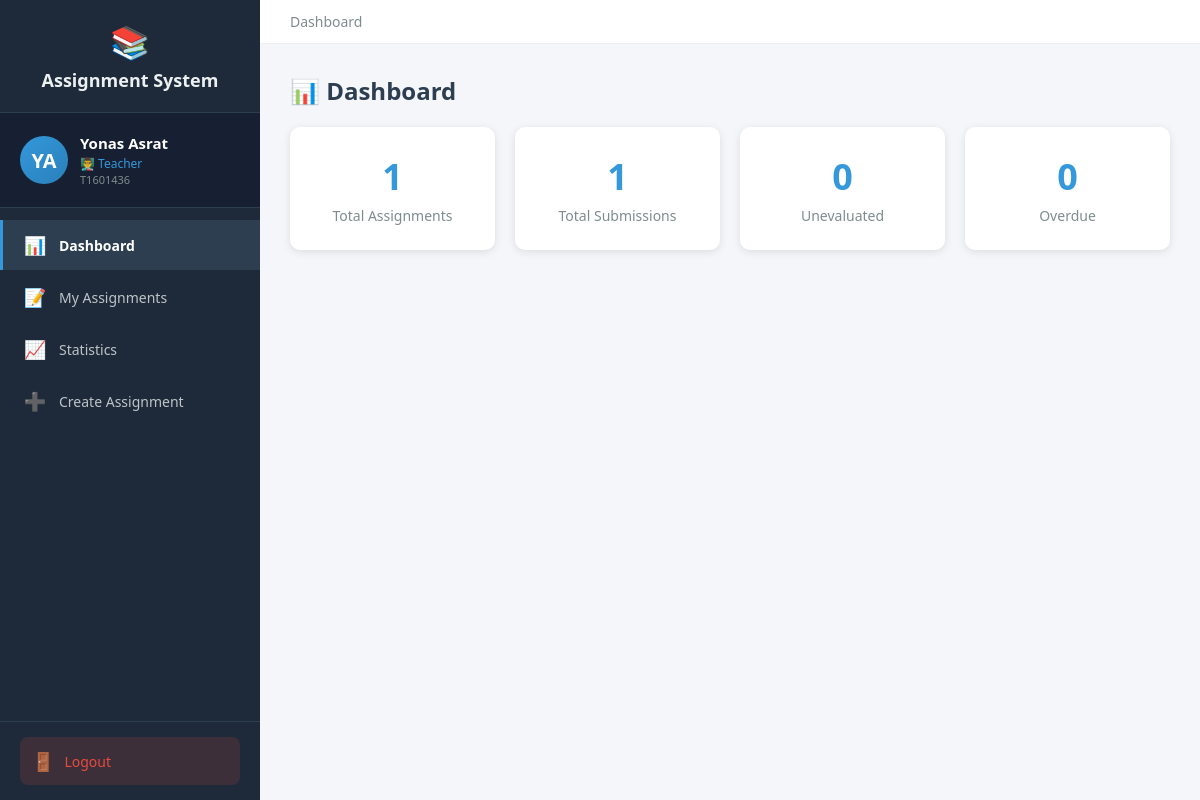
Page /teacher/dashboard (signed in) on the committed database.
### tables this page shows
CREATE TABLE users (
            id TEXT PRIMARY KEY,
            user_id TEXT UNIQUE NOT NULL,
            first_name TEXT NOT NULL,
            last_name TEXT NOT NULL,
            email TEXT UNIQUE NOT NULL,
            password_hash TEXT NOT NULL,
            role TEXT NOT NULL,
            is_approved INTEGER DEFAULT 0,
            created_at TIMESTAMP DEFAULT CURRENT_TIMESTAMP,
            updated_at TIMESTAMP DEFAULT CURRENT_TIMESTAMP,
            node_id TEXT
        );

### routes_teacher.py (the view)
@teacher_bp.route('/dashboard')
@login_required
def dashboard():
    if current_user.role != 'teacher':
        return redirect(url_for('auth.login'))
    conn = get_db()
    cur = conn.cursor()
    cur.execute("SELECT id, departments, years, courses FROM teachers WHERE user_id = ?", (current_user.id,))
    teacher = cur.fetchone()
    teacher_id = teacher['id']
    cur.execute("SELECT COUNT(*) FROM assignments WHERE teacher_id = ?", (teacher_id,))
    total_assignments = cur.fetchone()[0]
    cur.execute("""
        SELECT COUNT(*) FROM submissions s
        JOIN assignments a ON s.assignment_id = a.id
        WHERE a.teacher_id = ?
    """, (teacher_id,))
    total_submissions = cur.fetchone()[0]
    cur.execute("""
        SELECT COUNT(*) FROM submissions s
        JOIN assignments a ON s.assignment_id = a.id
        WHERE a.teacher_id = ? AND s.status = 'submitted'
    """, (teacher_id,))
    unevaluated = cur.fetchone()[0]
    cur.execute("SELECT COUNT(*) FROM assignments WHERE teacher_id = ? AND deadline < datetime('now')", (teacher_id,))
    overdue = cur.fetchone()[0]
    cur.execute("""
        SELECT id, title, course_name, department, year, deadline,
               late_submission, penalty_per_day, created_at
        FROM assignments WHERE teacher_id = ?
        ORDER BY created_at DESC
    """, (teacher_id,))
    assignments = cur.fetchall()
    conn.close()
    return render_template('teacher/dashboard.html',
                         total_assignments=total_assignments,
                         total_submissions=total_submissions,
                         unevaluated=unevaluated,
                         overdue=overdue,
                         assignments=assignments)

### auth.py (called while the page is built)
def get_db():
    conn = sqlite3.connect('assignments.db')
    conn.row_factory = sqlite3.Row
    return conn

@login_manager.user_loader
def load_user(user_id):
    conn = get_db()
    cur = conn.cursor()
    cur.execute("SELECT id, user_id, first_name, last_name, email, role, is_approved FROM users WHERE id = ?", (user_id,))
    user = cur.fetchone()
    cur.close()
    conn.close()
    if user:
        from flask_login import UserMixin
        class User(UserMixin):
            pass
        u = User()
        u.id = user['id']
        u.user_id = user['user_id']
        u.first_name = user['first_name']
        u.last_name = user['last_name']
        u.email = user['email']
        u.role = user['role']
        u.is_approved = user['is_approved']
        return u
    return None

### routes_teacher.py (called while the page is built)
def get_db():
    conn = sqlite3.connect('assignments.db')
    conn.row_factory = sqlite3.Row
    return conn

### templates/teacher/dashboard.html (shortened to what this page needs)
{% extends "teacher_base.html" %}
{% block content %}
<div class="section-panel active" id="panel-dashboard">
    <h2>📊 Dashboard</h2>
    <div class="cards">
        <div class="card"><h3>{{ total_assignments }}</h3><p>Total Assignments</p></div>
        <div class="card"><h3>{{ total_submissions }}</h3><p>Total Submissions</p></div>
        <div class="card"><h3>{{ unevaluated }}</h3><p>Unevaluated</p></div>
        <div class="card"><h3>{{ overdue }}</h3><p>Overdue</p></div>
    </div>
</div>
{% endblock %}

### templates/teacher_base.html (shortened to what this page needs)
<!DOCTYPE html>
<html>
<head>
</head>
<body>
    <div class="layout">
        <div class="sidebar" id="sidebar">
            <div class="logo">
                <span class="icon">📚</span>
                Assignment System
            </div>
            <div class="profile-card">
                <div class="avatar">{{ current_user.first_name[0] }}{{ current_user.last_name[0] }}</div>
                <div class="info">
                    <div class="name">{{ current_user.first_name }} {{ current_user.last_name }}</div>
                    <div class="role">👨‍🏫 Teacher</div>
                    <div class="id-text">{{ current_user.user_id }}</div>
                </div>
            </div>
            <nav>
                <a href="/teacher/dashboard" class="{{ 'active' if request.path == '/teacher/dashboard' }}" onclick="closeSidebar()">
                    <span class="icon">📊</span> Dashboard
                </a>
                <a href="/teacher/dashboard#assignments" onclick="closeSidebar()">
                    <span class="icon">📝</span> My Assignments
                </a>
                <a href="/teacher/dashboard#statistics" onclick="closeSidebar()">
                    <span class="icon">📈</span> Statistics
                </a>
                <a href="/teacher/create-assignment" class="{{ 'active' if request.path == '/teacher/create-assignment' }}" onclick="closeSidebar()">
                    <span class="icon">➕</span> Create Assignment
                </a>
            </nav>
            <div class="sidebar-footer">
                <a href="/logout" class="logout-btn">
                    <span class="icon">🚪</span> Logout
                </a>
            </div>
        </div>
        <div class="main">
            <div class="topbar">
                <div class="breadcrumb">
                    {% block page_title %}Dashboard{% endblock %}
                </div>
            </div>
            <div class="content">
                {% block content %}{% endblock %}
            </div>
        </div>
    </div>
</body>
</html>

### templates/teacher_base.html (style rules this page uses)
* { margin: 0; padding: 0; box-sizing: border-box; }
body { font-family: 'Segoe UI', Arial, sans-serif; background: #f5f6fa; }
.layout { display: flex; min-height: 100vh; }
.sidebar { width: 260px; background: #1e2a3a; color: #ecf0f1; padding: 0; position: fixed; height: 100vh; overflow-y: auto; z-index: 100; transition: transform 0.3s; display: flex; flex-direction: column; }
.sidebar .logo { padding: 20px; font-size: 18px; font-weight: bold; text-align: center; border-bottom: 1px solid #2c3e50; }
.sidebar .logo .icon { font-size: 32px; display: block; margin-bottom: 5px; }
.sidebar .profile-card { padding: 20px; border-bottom: 1px solid #2c3e50; display: flex; align-items: center; gap: 12px; background: #162032; }
.sidebar .profile-card .avatar { width: 48px; height: 48px; border-radius: 50%; background: linear-gradient(135deg, #3498db, #2980b9); color: white; display: flex; align-items: center; justify-content: center; font-weight: bold; font-size: 20px; flex-shrink: 0; }
.sidebar .profile-card .info { overflow: hidden; }
.sidebar .profile-card .info .name { font-weight: 600; font-size: 15px; color: white; white-space: nowrap; overflow: hidden; text-overflow: ellipsis; }
.sidebar .profile-card .info .role { font-size: 12px; color: #3498db; margin-top: 2px; }
.sidebar .profile-card .info .id-text { font-size: 11px; color: #7f8c8d; }
.sidebar nav { flex: 1; padding: 10px 0; }
.sidebar nav a { display: flex; align-items: center; padding: 13px 20px; color: #bdc3c7; text-decoration: none; font-size: 14px; border-left: 3px solid transparent; cursor: pointer; transition: all 0.2s; margin: 2px 0; }
.sidebar nav a.active { background: #2c3e50; color: white; border-left-color: #3498db; font-weight: bold; }
.sidebar nav a .icon { margin-right: 12px; font-size: 18px; width: 24px; text-align: center; }
.sidebar .sidebar-footer { padding: 15px 20px; border-top: 1px solid #2c3e50; }
.sidebar .sidebar-footer .logout-btn { display: flex; align-items: center; gap: 10px; padding: 12px; background: rgba(231,76,60,0.15); color: #e74c3c; text-decoration: none; border-radius: 8px; font-size: 14px; font-weight: 500; transition: all 0.2s; }
.sidebar .sidebar-footer .logout-btn .icon { font-size: 18px; }
.main { margin-left: 260px; flex: 1; width: calc(100% - 260px); }
.topbar { background: white; padding: 12px 30px; display: flex; justify-content: space-between; align-items: center; border-bottom: 1px solid #ecf0f1; }
.topbar .breadcrumb { color: #7f8c8d; font-size: 14px; }
.content { padding: 30px; }
.section-panel { display: none; }
.section-panel.active { display: block; }

### templates/teacher/dashboard.html (style rules this page uses)
.cards { display: grid; grid-template-columns: repeat(4, 1fr); gap: 20px; margin-bottom: 30px; }
.card { background: white; padding: 25px; border-radius: 10px; text-align: center; box-shadow: 0 2px 8px rgba(0,0,0,0.1); }
.card h3 { font-size: 36px; color: #3498db; margin-bottom: 5px; }
.card p { color: #7f8c8d; font-size: 14px; }
h2 { color: #2c3e50; margin-bottom: 20px; }

### rows in the picture
users: first_name "Y", last_name "A", first_name "Yonas", last_name "Asrat", user_id "T1601436"

### other values in the picture
{{ total_assignments }} "1"
{{ total_submissions }} "1"
{{ unevaluated }} "0"
{{ overdue }} "0"
